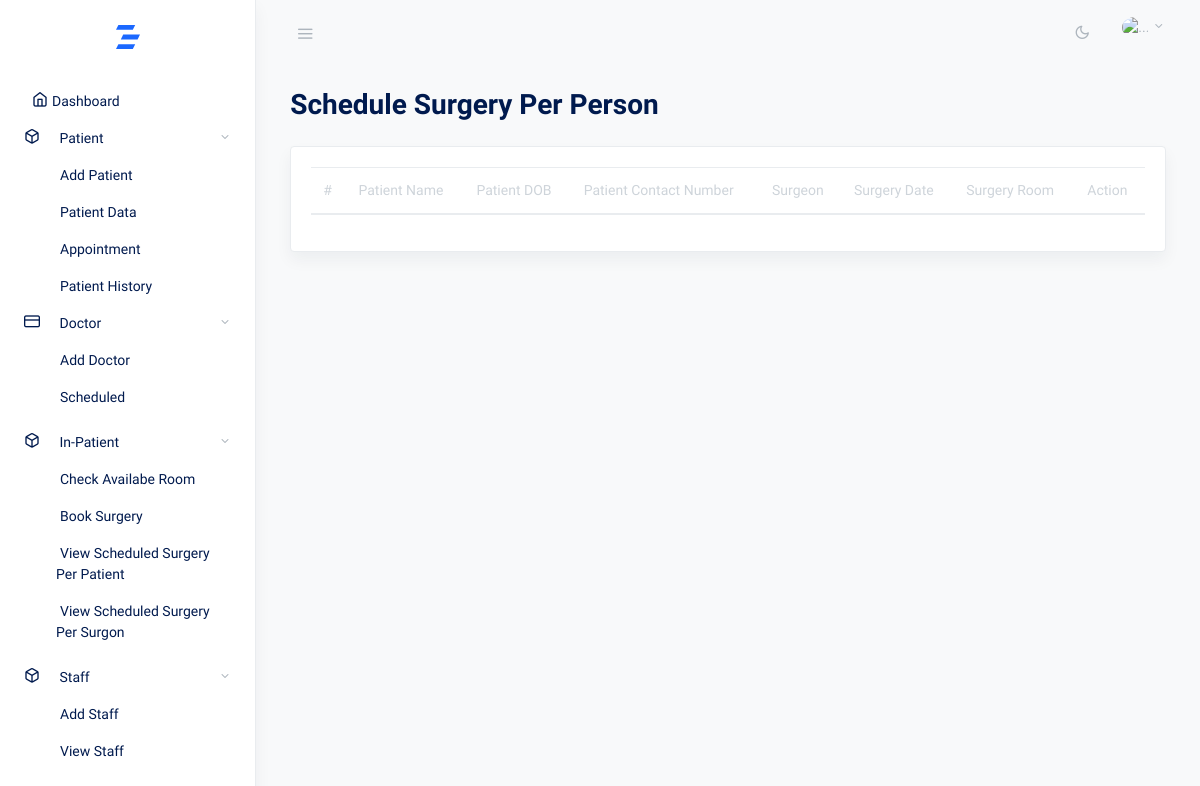
Page /in-person/view_scheduled_surgery_per_patient/ on the earlier database version.
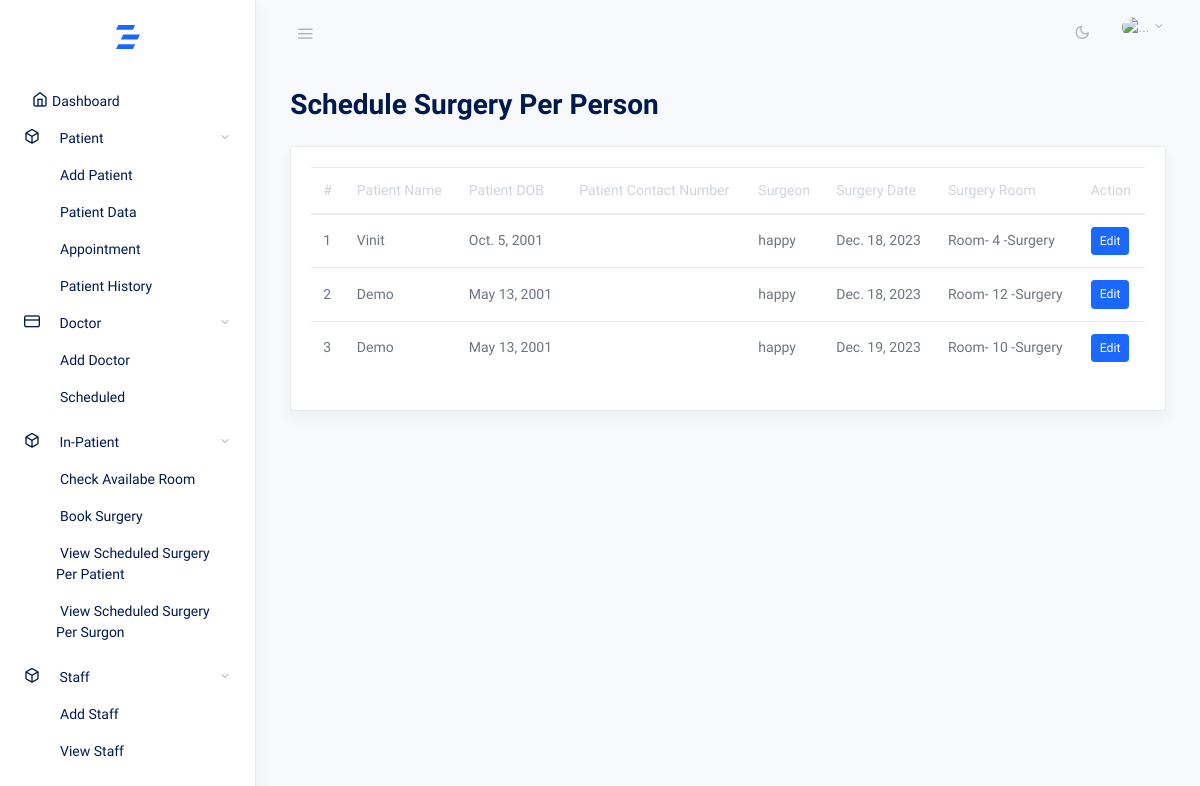
Same page on the later database version.
### in_patient/models.py (models this page shows)
class SurgerySchedule(models.Model):
    patient = models.ForeignKey(Patient, on_delete=models.CASCADE)
    scheduled_surgery_room = models.ForeignKey(Rooms, on_delete=models.CASCADE)
    surgeon = models.ForeignKey(Surgeon, on_delete=models.CASCADE)
    scheduled_date = models.DateField()
    scheduled_surgery_date = models.DateField(null=True, blank=True)
    surgery_booked = models.BooleanField(default=False)
    def __str__(self):
        return f"  {self.scheduled_surgery_room}, Surgeon {self.surgeon.name}, Date {self.scheduled_date}"

class Rooms(models.Model):
    room_number  = models.IntegerField(unique=True)
    bed_number_1 = models.BooleanField(default=False)
    bed_number_2 = models.BooleanField(default=False)
    room_type =  models.CharField(max_length=10, choices=ROOM_TYPE)
    is_available = models.BooleanField(default=True)
    def __str__(self):
        return f"Room- {self.id} -{self.room_type} "

### patient/models.py (models this page shows, shortened)
class Patient(models.Model):
    name = models.CharField(max_length=100)
    phone_no = models.CharField(max_length=15)
    email = models.CharField(max_length=40)
    dob = models.DateField()
    SSN = models.CharField(max_length=100)
    blood_type = models.CharField(max_length=10)
    address = models.CharField(max_length=100)
    gender = models.CharField(max_length=1, choices=GENDER_CHOICES)

class Surgeon(models.Model):
    name = models.CharField(max_length=100)
    specialization = models.CharField(max_length=100)
    contact_number = models.CharField(max_length=20)
    email = models.EmailField()

### in_patient/views.py (the view)
# urls.py: path('view_scheduled_surgery_per_patient/', view_scheduled_surgery_per_patient, name='view_scheduled_surgery_per_patient'),
def view_scheduled_surgery_per_patient(request, patient_id=None):
    scheduled_surgeries = SurgerySchedule.objects.filter(surgery_booked=True)
    print(scheduled_surgeries)
    context = {
        'scheduled_surgeries': scheduled_surgeries,
    }
    return render(request, 'patient_management/view_scheduled_surgery_per_patient.html', context)

### templates/patient_management/view_scheduled_surgery_per_patient.html (shortened to what this page needs)
{% extends 'base.html' %}
{% block content %}
<div class="row justify-content-center">
  <div class="col-12">
    <h2 class="mb-2 page-title">Schedule Surgery Per Person</h2>
    <div class="row my-4">
      <div class="col-md-12">
        <div class="card shadow">
          <div class="card-body">
            <table class="table datatables" id="dataTable-1">
              <thead>
                <tr>
                  <th>#</th>
                  <th>Patient Name</th>
                  <th>Patient DOB</th>
                  <th>Patient Contact Number</th>
                  <th>Surgeon</th>
                  <th>Surgery Date</th>
                  <th>Surgery Room</th>
                  <th>Action</th>
                </tr>
              </thead>
              <tbody>
              {% for x  in scheduled_surgeries  %}
                <tr>
                  <td>{{forloop.counter}}</td>
                  <td>{{x.patient.name}}</td>
                  <td>{{x.patient.dob}}</td>
                  <td>{{x.patient.phone_no}}</td>
                  <td>{{x.surgeon.name}}</td>
                  <td>{{x.scheduled_surgery_date}}</td>
                  <td>{{x.scheduled_surgery_room }}</td>
                  <td><a href="#"><button class="btn btn-primary btn-sm " type="button"  aria-haspopup="true" aria-expanded="false">
                      Edit
                    </button></a>
                    </div>
                {% endfor %}
              </tbody>
            </table>
          </div>
        </div>
      </div>
    </div>
  </div>
</div>
{% endblock %}

Differences in the rows shown:
added SurgerySchedule: patient.name "Vinit", patient.dob "Oct. 5, 2001", surgeon.name "happy", scheduled_surgery_date "Dec. 18, 2023", scheduled_surgery_room "Room- 4 -Surgery"
added SurgerySchedule: patient.name "Demo", patient.dob "May 13, 2001", surgeon.name "happy", scheduled_surgery_date "Dec. 18, 2023", scheduled_surgery_room "Room- 12 -Surgery"
added SurgerySchedule: patient.name "Demo", patient.dob "May 13, 2001", surgeon.name "happy", scheduled_surgery_date "Dec. 19, 2023", scheduled_surgery_room "Room- 10 -Surgery"
